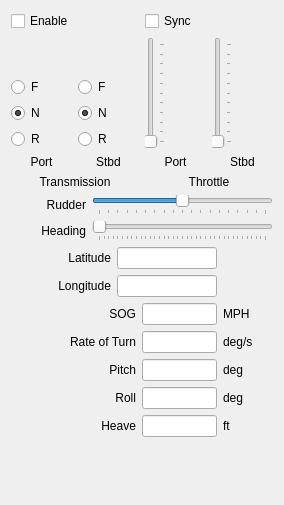
     <widget class="QWidget" name="tabManual">
      <attribute name="title">
       <string>Manual</string>
      </attribute>
      <layout class="QVBoxLayout" name="verticalLayout_10">
       <item>
        <layout class="QHBoxLayout" name="horizontalLayout_12">
         <item>
          <layout class="QVBoxLayout" name="verticalLayout_6">
           <item>
            <widget class="QCheckBox" name="checkBoxManualMovementEnabled">
             <property name="text">
              <string>Enable</string>
             </property>
            </widget>
           </item>
           <item>
            <spacer name="verticalSpacer_2">
             <property name="orientation">
              <enum>Qt::Orientation::Vertical</enum>
             </property>
             <property name="sizeHint" stdset="0">
              <size>
               <width>20</width>
               <height>40</height>
              </size>
             </property>
            </spacer>
           </item>
           <item>
            <layout class="QHBoxLayout" name="horizontalLayout">
             <item>
              <layout class="QVBoxLayout" name="verticalLayout">
               <item>
                <widget class="QRadioButton" name="radioButtonForwardPort">
                 <property name="text">
                  <string>F</string>
                 </property>
                 <property name="autoExclusive">
                  <bool>false</bool>
                 </property>
                </widget>
               </item>
               <item>
                <widget class="QRadioButton" name="radioButtonNeutralPort">
                 <property name="text">
                  <string>N</string>
                 </property>
                 <property name="checked">
                  <bool>true</bool>
                 </property>
                 <property name="autoExclusive">
                  <bool>false</bool>
                 </property>
                </widget>
               </item>
               <item>
                <widget class="QRadioButton" name="radioButtonReversePort">
                 <property name="text">
                  <string>R</string>
                 </property>
                 <property name="autoExclusive">
                  <bool>false</bool>
                 </property>
                </widget>
               </item>
               <item>
                <widget class="QLabel" name="labelGearPort">
                 <property name="text">
                  <string>Port</string>
                 </property>
                 <property name="alignment">
                  <set>Qt::AlignmentFlag::AlignCenter</set>
                 </property>
                </widget>
               </item>
              </layout>
             </item>
             <item>
              <layout class="QVBoxLayout" name="verticalLayout_3">
               <item>
                <widget class="QRadioButton" name="radioButtonForwardStbd">
                 <property name="text">
                  <string>F</string>
                 </property>
                 <property name="autoExclusive">
                  <bool>false</bool>
                 </property>
                </widget>
               </item>
               <item>
                <widget class="QRadioButton" name="radioButtonNeutralStbd">
                 <property name="text">
                  <string>N</string>
                 </property>
                 <property name="checked">
                  <bool>true</bool>
                 </property>
                 <property name="autoExclusive">
                  <bool>false</bool>
                 </property>
                </widget>
               </item>
               <item>
                <widget class="QRadioButton" name="radioButtonReverseStbd">
                 <property name="text">
                  <string>R</string>
                 </property>
                 <property name="autoExclusive">
                  <bool>false</bool>
                 </property>
                </widget>
               </item>
               <item>
                <widget class="QLabel" name="labelGearStbd">
                 <property name="text">
                  <string>Stbd</string>
                 </property>
                 <property name="alignment">
                  <set>Qt::AlignmentFlag::AlignCenter</set>
                 </property>
                </widget>
               </item>
              </layout>
             </item>
            </layout>
           </item>
           <item>
            <widget class="QLabel" name="labelTransmission">
             <property name="text">
              <string>Transmission</string>
             </property>
             <property name="alignment">
              <set>Qt::AlignmentFlag::AlignCenter</set>
             </property>
            </widget>
           </item>
          </layout>
         </item>
         <item>
          <layout class="QVBoxLayout" name="verticalLayout_8">
           <item>
            <layout class="QHBoxLayout" name="horizontalLayoutCompass"/>
           </item>
          </layout>
         </item>
         <item>
          <layout class="QVBoxLayout" name="verticalLayout_9">
           <item>
            <widget class="QCheckBox" name="checkBoxSyncThrottle">
             <property name="text">
              <string>Sync</string>
             </property>
            </widget>
           </item>
           <item>
            <layout class="QHBoxLayout" name="horizontalLayout_11">
             <item>
              <layout class="QVBoxLayout" name="verticalLayout_2">
               <item>
                <widget class="QSlider" name="verticalSliderThrottle">
                 <property name="minimumSize">
                  <size>
                   <width>0</width>
                   <height>0</height>
                  </size>
                 </property>
                 <property name="maximum">
                  <number>100</number>
                 </property>
                 <property name="pageStep">
                  <number>10</number>
                 </property>
                 <property name="orientation">
                  <enum>Qt::Orientation::Vertical</enum>
                 </property>
                 <property name="tickPosition">
                  <enum>QSlider::TickPosition::TicksBelow</enum>
                 </property>
                 <property name="tickInterval">
                  <number>10</number>
                 </property>
                </widget>
               </item>
               <item>
                <widget class="QLabel" name="labelTrottlePort">
                 <property name="text">
                  <string>Port</string>
                 </property>
                 <property name="alignment">
                  <set>Qt::AlignmentFlag::AlignCenter</set>
                 </property>
                </widget>
               </item>
              </layout>
             </item>
             <item>
              <layout class="QVBoxLayout" name="verticalLayout_5">
               <item>
                <widget class="QSlider" name="verticalSliderThrottleStbd">
                 <property name="minimumSize">
                  <size>
                   <width>0</width>
                   <height>0</height>
                  </size>
                 </property>
                 <property name="maximum">
                  <number>100</number>
                 </property>
                 <property name="pageStep">
                  <number>10</number>
                 </property>
                 <property name="orientation">
                  <enum>Qt::Orientation::Vertical</enum>
                 </property>
                 <property name="tickPosition">
                  <enum>QSlider::TickPosition::TicksBelow</enum>
                 </property>
                 <property name="tickInterval">
                  <number>10</number>
                 </property>
                </widget>
               </item>
               <item>
                <widget class="QLabel" name="labelThrottleStbd">
                 <property name="text">
                  <string>Stbd</string>
                 </property>
                 <property name="alignment">
                  <set>Qt::AlignmentFlag::AlignCenter</set>
                 </property>
                </widget>
               </item>
              </layout>
             </item>
            </layout>
           </item>
           <item>
            <widget class="QLabel" name="labelThrottle">
             <property name="text">
              <string>Throttle</string>
             </property>
             <property name="alignment">
              <set>Qt::AlignmentFlag::AlignCenter</set>
             </property>
            </widget>
           </item>
          </layout>
         </item>
        </layout>
       </item>
       <item>
        <layout class="QHBoxLayout" name="horizontalLayout_7">
         <item>
          <widget class="QLabel" name="labelHeadingTrue_2">
           <property name="sizePolicy">
            <sizepolicy hsizetype="MinimumExpanding" vsizetype="Preferred">
             <horstretch>0</horstretch>
             <verstretch>0</verstretch>
            </sizepolicy>
           </property>
           <property name="minimumSize">
            <size>
             <width>75</width>
             <height>0</height>
            </size>
           </property>
           <property name="maximumSize">
            <size>
             <width>75</width>
             <height>16777215</height>
            </size>
           </property>
           <property name="text">
            <string>Rudder</string>
           </property>
           <property name="alignment">
            <set>Qt::AlignmentFlag::AlignRight|Qt::AlignmentFlag::AlignTrailing|Qt::AlignmentFlag::AlignVCenter</set>
           </property>
          </widget>
         </item>
         <item>
          <widget class="QSlider" name="horizontalSliderRudder">
           <property name="minimum">
            <number>-450</number>
           </property>
           <property name="maximum">
            <number>450</number>
           </property>
           <property name="pageStep">
            <number>50</number>
           </property>
           <property name="orientation">
            <enum>Qt::Orientation::Horizontal</enum>
           </property>
           <property name="tickPosition">
            <enum>QSlider::TickPosition::TicksBelow</enum>
           </property>
          </widget>
         </item>
        </layout>
       </item>
       <item>
        <layout class="QHBoxLayout" name="horizontalLayout_2">
         <item>
          <widget class="QLabel" name="labelHeadingTrue">
           <property name="sizePolicy">
            <sizepolicy hsizetype="MinimumExpanding" vsizetype="Preferred">
             <horstretch>0</horstretch>
             <verstretch>0</verstretch>
            </sizepolicy>
           </property>
           <property name="minimumSize">
            <size>
             <width>75</width>
             <height>0</height>
            </size>
           </property>
           <property name="maximumSize">
            <size>
             <width>75</width>
             <height>16777215</height>
            </size>
           </property>
           <property name="text">
            <string>Heading</string>
           </property>
           <property name="alignment">
            <set>Qt::AlignmentFlag::AlignRight|Qt::AlignmentFlag::AlignTrailing|Qt::AlignmentFlag::AlignVCenter</set>
           </property>
          </widget>
         </item>
         <item>
          <widget class="QSlider" name="horizontalSliderHeading">
           <property name="maximum">
            <number>3600</number>
           </property>
           <property name="pageStep">
            <number>100</number>
           </property>
           <property name="orientation">
            <enum>Qt::Orientation::Horizontal</enum>
           </property>
           <property name="tickPosition">
            <enum>QSlider::TickPosition::TicksBelow</enum>
           </property>
          </widget>
         </item>
        </layout>
       </item>
       <item>
        <layout class="QHBoxLayout" name="horizontalLayout_3">
         <item>
          <widget class="QLabel" name="labelLatitude">
           <property name="minimumSize">
            <size>
             <width>100</width>
             <height>22</height>
            </size>
           </property>
           <property name="maximumSize">
            <size>
             <width>100</width>
             <height>16777215</height>
            </size>
           </property>
           <property name="text">
            <string>Latitude</string>
           </property>
           <property name="alignment">
            <set>Qt::AlignmentFlag::AlignRight|Qt::AlignmentFlag::AlignTrailing|Qt::AlignmentFlag::AlignVCenter</set>
           </property>
          </widget>
         </item>
         <item>
          <widget class="QLineEdit" name="lineEditLatitude">
           <property name="minimumSize">
            <size>
             <width>100</width>
             <height>22</height>
            </size>
           </property>
           <property name="maximumSize">
            <size>
             <width>100</width>
             <height>16777215</height>
            </size>
           </property>
           <property name="toolTip">
            <string>&lt;html&gt;&lt;head/&gt;&lt;body&gt;&lt;p&gt;&lt;br/&gt;&lt;/p&gt;&lt;/body&gt;&lt;/html&gt;</string>
           </property>
           <property name="inputMethodHints">
            <set>Qt::InputMethodHint::ImhNone</set>
           </property>
           <property name="readOnly">
            <bool>false</bool>
           </property>
          </widget>
         </item>
         <item>
          <widget class="QLabel" name="labelUnitLatitude">
           <property name="minimumSize">
            <size>
             <width>50</width>
             <height>22</height>
            </size>
           </property>
           <property name="toolTip">
            <string>&lt;html&gt;&lt;head/&gt;&lt;body&gt;&lt;p&gt;Click to change units&lt;/p&gt;&lt;/body&gt;&lt;/html&gt;</string>
           </property>
           <property name="text">
            <string/>
           </property>
          </widget>
         </item>
        </layout>
       </item>
       <item>
        <layout class="QHBoxLayout" name="horizontalLayout_4">
         <item>
          <widget class="QLabel" name="labelLongitude">
           <property name="minimumSize">
            <size>
             <width>100</width>
             <height>22</height>
            </size>
           </property>
           <property name="maximumSize">
            <size>
             <width>100</width>
             <height>16777215</height>
            </size>
           </property>
           <property name="text">
            <string>Longitude</string>
           </property>
           <property name="alignment">
            <set>Qt::AlignmentFlag::AlignRight|Qt::AlignmentFlag::AlignTrailing|Qt::AlignmentFlag::AlignVCenter</set>
           </property>
          </widget>
         </item>
         <item>
          <widget class="QLineEdit" name="lineEditLongitude">
           <property name="minimumSize">
            <size>
             <width>100</width>
             <height>22</height>
            </size>
           </property>
           <property name="maximumSize">
            <size>
             <width>100</width>
             <height>16777215</height>
            </size>
           </property>
           <property name="toolTip">
            <string>&lt;html&gt;&lt;head/&gt;&lt;body&gt;&lt;p&gt;Heading in degrees.&lt;/p&gt;&lt;/body&gt;&lt;/html&gt;</string>
           </property>
           <property name="inputMethodHints">
            <set>Qt::InputMethodHint::ImhNone</set>
           </property>
           <property name="readOnly">
            <bool>false</bool>
           </property>
          </widget>
         </item>
         <item>
          <widget class="QLabel" name="labelUnitLongitude">
           <property name="minimumSize">
            <size>
             <width>50</width>
             <height>22</height>
            </size>
           </property>
           <property name="toolTip">
            <string>&lt;html&gt;&lt;head/&gt;&lt;body&gt;&lt;p&gt;Click to change units&lt;/p&gt;&lt;/body&gt;&lt;/html&gt;</string>
           </property>
           <property name="text">
            <string/>
           </property>
          </widget>
         </item>
        </layout>
       </item>
       <item>
        <layout class="QHBoxLayout" name="horizontalLayout_5">
         <item>
          <widget class="QLabel" name="labelSog">
           <property name="minimumSize">
            <size>
             <width>125</width>
             <height>22</height>
            </size>
           </property>
           <property name="maximumSize">
            <size>
             <width>125</width>
             <height>16777215</height>
            </size>
           </property>
           <property name="text">
            <string>SOG</string>
           </property>
           <property name="alignment">
            <set>Qt::AlignmentFlag::AlignRight|Qt::AlignmentFlag::AlignTrailing|Qt::AlignmentFlag::AlignVCenter</set>
           </property>
          </widget>
         </item>
         <item>
          <widget class="QLineEdit" name="lineEditSog">
           <property name="minimumSize">
            <size>
             <width>75</width>
             <height>22</height>
            </size>
           </property>
           <property name="maximumSize">
            <size>
             <width>75</width>
             <height>16777215</height>
            </size>
           </property>
           <property name="inputMethodHints">
            <set>Qt::InputMethodHint::ImhNone</set>
           </property>
          </widget>
         </item>
         <item>
          <widget class="QLabel" name="labelUnitsSog">
           <property name="minimumSize">
            <size>
             <width>50</width>
             <height>22</height>
            </size>
           </property>
           <property name="toolTip">
            <string>&lt;html&gt;&lt;head/&gt;&lt;body&gt;&lt;p&gt;Click to change units&lt;/p&gt;&lt;/body&gt;&lt;/html&gt;</string>
           </property>
           <property name="text">
            <string>MPH</string>
           </property>
          </widget>
         </item>
        </layout>
       </item>
       <item>
        <layout class="QHBoxLayout" name="horizontalLayout_6">
         <item>
          <widget class="QLabel" name="labelRateOfTurn">
           <property name="minimumSize">
            <size>
             <width>125</width>
             <height>22</height>
            </size>
           </property>
           <property name="maximumSize">
            <size>
             <width>125</width>
             <height>16777215</height>
            </size>
           </property>
           <property name="text">
            <string>Rate of Turn</string>
           </property>
           <property name="alignment">
            <set>Qt::AlignmentFlag::AlignRight|Qt::AlignmentFlag::AlignTrailing|Qt::AlignmentFlag::AlignVCenter</set>
           </property>
          </widget>
         </item>
         <item>
          <widget class="QLineEdit" name="lineEditRateOfTurn">
           <property name="minimumSize">
            <size>
             <width>75</width>
             <height>22</height>
            </size>
           </property>
           <property name="maximumSize">
            <size>
             <width>75</width>
             <height>16777215</height>
            </size>
           </property>
           <property name="inputMethodHints">
            <set>Qt::InputMethodHint::ImhNone</set>
           </property>
          </widget>
         </item>
         <item>
          <widget class="QLabel" name="labelUnitsRateOfTurn">
           <property name="minimumSize">
            <size>
             <width>50</width>
             <height>22</height>
            </size>
           </property>
           <property name="toolTip">
            <string>&lt;html&gt;&lt;head/&gt;&lt;body&gt;&lt;p&gt;Click to change units&lt;/p&gt;&lt;/body&gt;&lt;/html&gt;</string>
           </property>
           <property name="text">
            <string>deg/s</string>
           </property>
          </widget>
         </item>
        </layout>
       </item>
       <item>
        <layout class="QHBoxLayout" name="horizontalLayout_8">
         <item>
          <widget class="QLabel" name="labelPitch">
           <property name="minimumSize">
            <size>
             <width>125</width>
             <height>22</height>
            </size>
           </property>
           <property name="maximumSize">
            <size>
             <width>125</width>
             <height>16777215</height>
            </size>
           </property>
           <property name="text">
            <string>Pitch</string>
           </property>
           <property name="alignment">
            <set>Qt::AlignmentFlag::AlignRight|Qt::AlignmentFlag::AlignTrailing|Qt::AlignmentFlag::AlignVCenter</set>
           </property>
          </widget>
         </item>
         <item>
          <widget class="QLineEdit" name="lineEditPitch">
           <property name="minimumSize">
            <size>
             <width>75</width>
             <height>22</height>
            </size>
           </property>
           <property name="maximumSize">
            <size>
             <width>75</width>
             <height>16777215</height>
            </size>
           </property>
           <property name="inputMethodHints">
            <set>Qt::InputMethodHint::ImhNone</set>
           </property>
          </widget>
         </item>
         <item>
          <widget class="QLabel" name="labelUnitsPitch">
           <property name="minimumSize">
            <size>
             <width>50</width>
             <height>22</height>
            </size>
           </property>
           <property name="toolTip">
            <string>&lt;html&gt;&lt;head/&gt;&lt;body&gt;&lt;p&gt;Click to change units&lt;/p&gt;&lt;/body&gt;&lt;/html&gt;</string>
           </property>
           <property name="text">
            <string>deg</string>
           </property>
          </widget>
         </item>
        </layout>
       </item>
       <item>
        <layout class="QHBoxLayout" name="horizontalLayout_9">
         <item>
          <widget class="QLabel" name="labelRoll">
           <property name="minimumSize">
            <size>
             <width>125</width>
             <height>22</height>
            </size>
           </property>
           <property name="maximumSize">
            <size>
             <width>125</width>
             <height>16777215</height>
            </size>
           </property>
           <property name="text">
            <string>Roll</string>
           </property>
           <property name="alignment">
            <set>Qt::AlignmentFlag::AlignRight|Qt::AlignmentFlag::AlignTrailing|Qt::AlignmentFlag::AlignVCenter</set>
           </property>
          </widget>
         </item>
         <item>
          <widget class="QLineEdit" name="lineEditRoll">
           <property name="minimumSize">
            <size>
             <width>75</width>
             <height>22</height>
            </size>
           </property>
           <property name="maximumSize">
            <size>
             <width>75</width>
             <height>16777215</height>
            </size>
           </property>
           <property name="inputMethodHints">
            <set>Qt::InputMethodHint::ImhNone</set>
           </property>
          </widget>
         </item>
         <item>
          <widget class="QLabel" name="labelUnitsRoll">
           <property name="minimumSize">
            <size>
             <width>50</width>
             <height>22</height>
            </size>
           </property>
           <property name="toolTip">
            <string>&lt;html&gt;&lt;head/&gt;&lt;body&gt;&lt;p&gt;Click to change units&lt;/p&gt;&lt;/body&gt;&lt;/html&gt;</string>
           </property>
           <property name="text">
            <string>deg</string>
           </property>
          </widget>
         </item>
        </layout>
       </item>
       <item>
        <layout class="QHBoxLayout" name="horizontalLayout_17">
         <item>
          <widget class="QLabel" name="labelHeave">
           <property name="minimumSize">
            <size>
             <width>125</width>
             <height>22</height>
            </size>
           </property>
           <property name="maximumSize">
            <size>
             <width>125</width>
             <height>16777215</height>
            </size>
           </property>
           <property name="text">
            <string>Heave</string>
           </property>
           <property name="alignment">
            <set>Qt::AlignmentFlag::AlignRight|Qt::AlignmentFlag::AlignTrailing|Qt::AlignmentFlag::AlignVCenter</set>
           </property>
          </widget>
         </item>
         <item>
          <widget class="QLineEdit" name="lineEditHeave">
           <property name="minimumSize">
            <size>
             <width>75</width>
             <height>22</height>
            </size>
           </property>
           <property name="maximumSize">
            <size>
             <width>75</width>
             <height>16777215</height>
            </size>
           </property>
           <property name="inputMethodHints">
            <set>Qt::InputMethodHint::ImhNone</set>
           </property>
          </widget>
         </item>
         <item>
          <widget class="QLabel" name="labelUnitsHeave">
           <property name="minimumSize">
            <size>
             <width>50</width>
             <height>22</height>
            </size>
           </property>
           <property name="toolTip">
            <string>&lt;html&gt;&lt;head/&gt;&lt;body&gt;&lt;p&gt;Click to change units&lt;/p&gt;&lt;/body&gt;&lt;/html&gt;</string>
           </property>
           <property name="text">
            <string>ft</string>
           </property>
          </widget>
         </item>
        </layout>
       </item>
       <item>
        <spacer name="verticalSpacer">
         <property name="orientation">
          <enum>Qt::Orientation::Vertical</enum>
         </property>
         <property name="sizeHint" stdset="0">
          <size>
           <width>20</width>
           <height>57</height>
          </size>
         </property>
        </spacer>
       </item>
      </layout>
     </widget>
